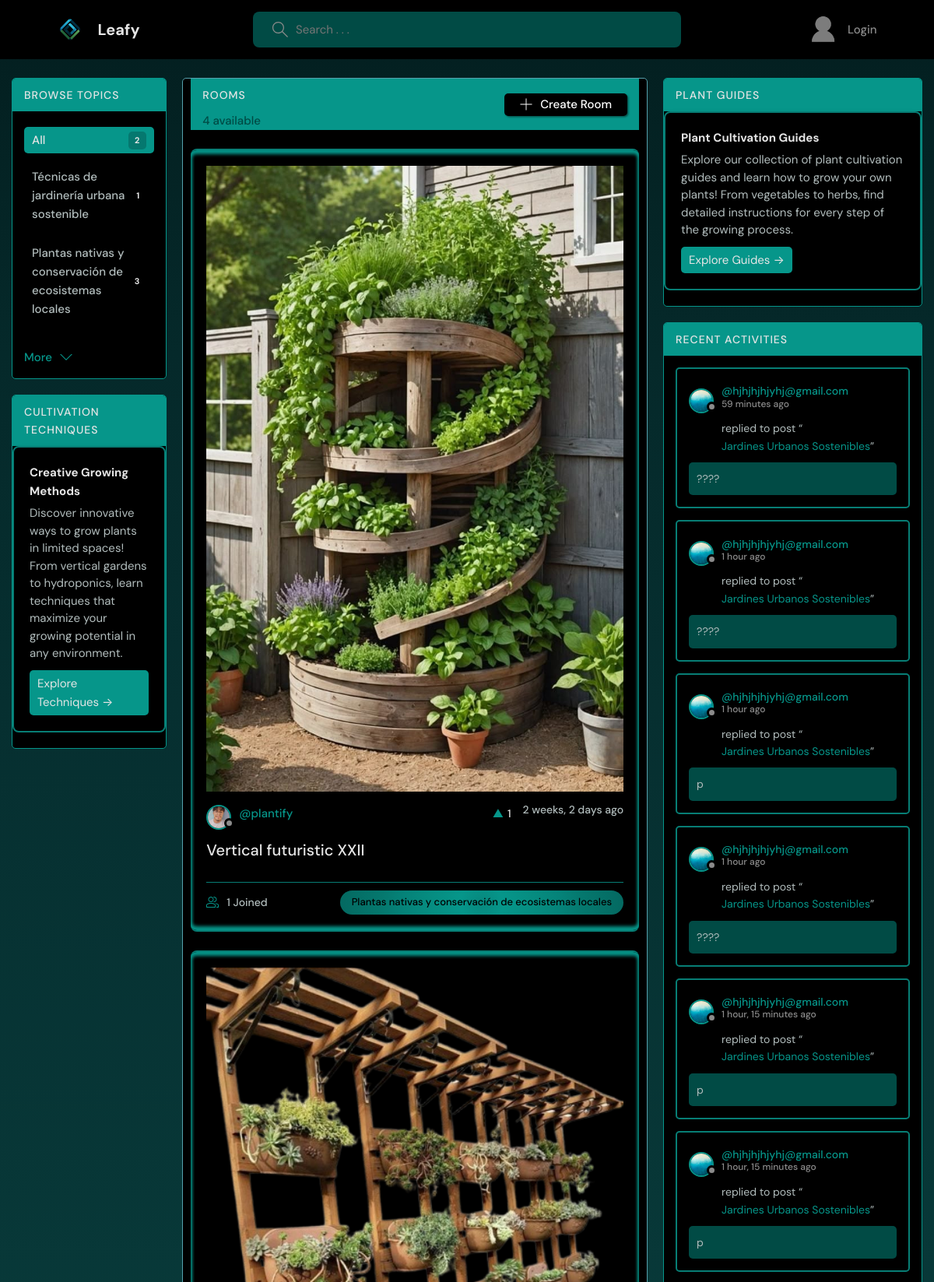
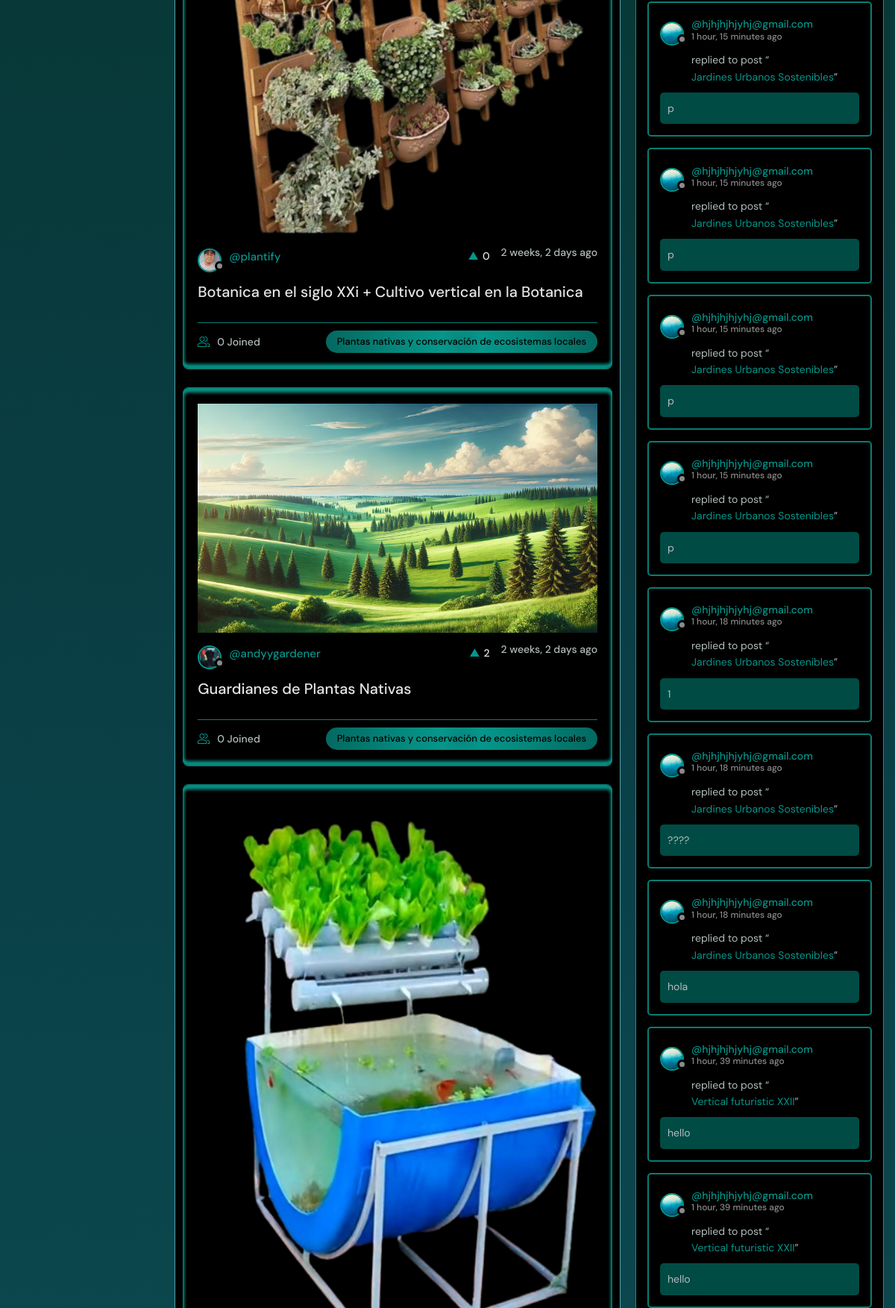
The page / (upper part) on the database its author committed (2 pictures, top to bottom).
### base/models.py (models this page shows, shortened)
class Topic(models.Model):
    name = models.CharField(max_length=200)

class Room(models.Model):
    host = models.ForeignKey(User, on_delete=models.SET_NULL, null=True)
    topic =  models.ForeignKey(Topic, on_delete=models.SET_NULL, null=True)
    name = models.CharField(max_length=200)
    description = models.TextField(null=True, blank=True)
    participants = models.ManyToManyField(User, related_name='participants', blank=True)
    image = models.ImageField(null=True, blank=True, upload_to='room_images/')
    likes = models.ManyToManyField(User, related_name='room_likes', blank=True)
    updated = models.DateTimeField(auto_now=True)
    created = models.DateTimeField(auto_now_add=True)
    class Meta:
        ordering = ['-updated', '-created']
    def __str__(self):
        return self.name

class User(AbstractUser):
    name = models.CharField(max_length=200, null=True)
    email = models.EmailField(unique=True, null=True)
    bio = models.TextField(null=True)
    avatar = models.ImageField(null=True, default="blue.jpg")
    USERNAME_FIELD = 'email'
    REQUIRED_FIELDS = []

class Message(models.Model):
    user = models.ForeignKey(User, on_delete=models.CASCADE)
    room = models.ForeignKey(Room, on_delete=models.CASCADE)
    body = models.TextField()
    parent = models.ForeignKey('self', on_delete=models.CASCADE, null=True, blank=True, related_name='replies')
    depth = models.IntegerField(default=0)  # 0 para mensajes principales, 1-2 para respuestas
    likes = models.ManyToManyField(User, related_name='message_likes', blank=True)
    updated = models.DateTimeField(auto_now=True)
    created = models.DateTimeField(auto_now_add=True)
    class Meta:
        ordering = ['-updated', '-created']

### base/views.py (the view)
# urls.py: path('', views.home, name = "home"),
def home(request):
    q = request.GET.get('q') if request.GET.get('q') != None else ''
    rooms = Room.objects.filter(Q(topic__name__icontains = q) | Q(name__icontains = q)| Q(description__icontains = q))
    topics = Topic.objects.all()[0:5]
    room_count = rooms.count()
    room_messages = Message.objects.all().filter(Q(room__topic__name__icontains = q))
    context = {'rooms' : rooms, 'topics' : topics, 'room_count' : room_count, 'room_messages' : room_messages}
    return render(request, 'base/home.html', context)

### base/templates/base/home.html (shortened to what this page needs)
{%  extends 'main.html' %}
{% block content %}
<main class="layout layout--3">
  <div class="left-column">
    {% include 'base/topics_component.html' %}
    {% include 'base/techniques_component.html' %}
  </div>
  <div class="roomList">
      <div class="roomList__header">
        <div>
          <h2>Rooms</h2>
          <p>{{room_count}} available</p>
        </div>
        <a class="btn btn--main" href="{% url 'create-room' %}">
          <svg version="1.1" xmlns="http://www.w3.org/2000/svg" width="32" height="32" viewBox="0 0 32 32">
            <title>add</title>
            <path
              d="M16.943 0.943h-1.885v14.115h-14.115v1.885h14.115v14.115h1.885v-14.115h14.115v-1.885h-14.115v-14.115z"
            ></path>
          </svg>
          Create Room
        </a>
      </div>
      {% include 'base/feed_component.html' %}
  </div>
  <div class="activities-column">
    {% include 'base/guides_component.html' %}
    {% include 'base/activity_component.html' %}
  </div>
</main>
{% endblock %}

### base/templates/base/topics_component.html
<div class="topics">
    <div class="topics__header">
      <h2>Browse Topics</h2>
    </div>
    <ul class="topics__list">
      <li>
        <a href="{% url 'home' %}" {% if not request.GET.q %}class="active"{% endif %}>All<span>{{topics.count}}</span></a>
      </li>{% for topic in topics %}
      <li>
        <a href="{% url 'home' %}?q={{topic.name}}" {% if request.GET.q == topic.name %}class="active"{% endif %}>{{topic.name}}<span>{{topic.room_set.all.count}}</span></a>
      </li>{% endfor %}
    </ul>
    <a class="btn btn--link" href="{% url 'topics' %}">
      More
      <svg version="1.1" xmlns="http://www.w3.org/2000/svg" width="32" height="32" viewBox="0 0 32 32">
        <title>chevron-down</title>
        <path d="M16 21l-13-13h-3l16 16 16-16h-3l-13 13z"></path>
      </svg>
    </a>
  </div>

### base/templates/base/feed_component.html (shortened to what this page needs)
{% for room in rooms %}
<div class="roomListRoom">
  {% if room.image %}
    <div class="roomListRoom__imageWrapper">
      <img src="{{ room.image.url }}" alt="{{ room.name }}" class="roomListRoom__image" />
    </div>
  {% endif %}
  <div class="roomListRoom__header">
    <a href="{% url 'user-profile' room.host.id %}" class="roomListRoom__author">
      <div class="avatar avatar--small">
        <img src="{{room.host.avatar.url}}" alt="{{ room.host.username }}'s avatar" />
      </div>
      <span>@{{room.host.username}}</span>
    </a>
    <div class="roomListRoom__actions">
      <a href="javascript:void(0)" data-url="{% url 'like-room' room.id %}" class="btn-like " >
        <span class="leaf-icon">▲</span>
        <span class="like-count">{{ room.likes.count }}</span>
      </a>
      <span>{{room.created|timesince}} ago</span>
    </div>
  </div>
  <div class="roomListRoom__content">
    <a href="{% url 'room' room.id %}">{{room.name}}</a>
  </div>
  <div class="roomListRoom__meta">
    <a href="{% url 'room' room.id %}" class="roomListRoom__joined">
      {{room.participants.all.count}} Joined
    </a>
    <p class="roomListRoom__topic">{{room.topic.name}}</p>
  </div>
</div>
{% endfor %}

### base/templates/base/activity_component.html (shortened to what this page needs)
<div class="activities">
  <div class="activities__header">
    <h2>Recent Activities</h2>
  </div>
  {% for message in room_messages %}
    <div class="activities__box">
      <div class="activities__boxHeader roomListRoom__header">
        <a href="{% url 'user-profile' message.user.id %}" class="roomListRoom__author">
          <div class="avatar avatar--small">
            <img src="{{ message.user.avatar.url }}" />
          </div>
          <p>
            @{{ message.user }}
            <span>{{ message.created|timesince }} ago</span>
          </p>
        </a>
      </div>
      <div class="activities__boxContent">
        <p>replied to post “<a href="{% url 'room' message.room.id %}">{{message.room}}</a>”</p>
        <div class="activities__boxRoomContent">
          {{message.body}}
        </div>
      </div>
    </div>
  {% endfor %}
</div>

### rows shown on the page
Topic: name "Técnicas de jardinería urbana sostenible", room_set.all.count "1"
Topic: name "Plantas nativas y conservación de ecosistemas locales", room_set.all.count "3"
Room: image (picture), host.avatar (picture), host.username "plantify", likes.count "1", created "2 weeks, 2 days", name "Vertical futuristic XXII", participants.all.count "1", topic.name "Plantas nativas y conservación de ecosistemas locales"
Room: image (picture), host.avatar (picture), host.username "plantify", likes.count "0", created "2 weeks, 2 days", name "Botanica en el siglo XXi + Cultivo vertical en la Botanica", participants.all.count "0", topic.name "Plantas nativas y conservación de ecosistemas locales"
Room: image (picture), host.avatar (picture), host.username "andyygardener", likes.count "2", created "2 weeks, 2 days", name "Guardianes de Plantas Nativas", participants.all.count "0", topic.name "Plantas nativas y conservación de ecosistemas locales"
Room: image (picture)
Message: user.avatar (picture), user "hjhjhjhjyhj@gmail.com", created "59 minutes", room "Jardines Urbanos Sostenibles", body "????"
Message: user.avatar (picture), user "hjhjhjhjyhj@gmail.com", created "1 hour", room "Jardines Urbanos Sostenibles", body "????"
Message: user.avatar (picture), user "hjhjhjhjyhj@gmail.com", created "1 hour", room "Jardines Urbanos Sostenibles", body "p"
Message: user.avatar (picture), user "hjhjhjhjyhj@gmail.com", created "1 hour", room "Jardines Urbanos Sostenibles", body "????"
Message: user.avatar (picture), user "hjhjhjhjyhj@gmail.com", created "1 hour, 15 minutes", room "Jardines Urbanos Sostenibles", body "p"
Message: user.avatar (picture), user "hjhjhjhjyhj@gmail.com", created "1 hour, 15 minutes", room "Jardines Urbanos Sostenibles", body "p"
Message: user.avatar (picture), user "hjhjhjhjyhj@gmail.com", created "1 hour, 15 minutes", room "Jardines Urbanos Sostenibles", body "p"
Message: user.avatar (picture), user "hjhjhjhjyhj@gmail.com", created "1 hour, 15 minutes", room "Jardines Urbanos Sostenibles", body "p"
Message: user.avatar (picture), user "hjhjhjhjyhj@gmail.com", created "1 hour, 15 minutes", room "Jardines Urbanos Sostenibles", body "p"
Message: user.avatar (picture), user "hjhjhjhjyhj@gmail.com", created "1 hour, 15 minutes", room "Jardines Urbanos Sostenibles", body "p"
Message: user.avatar (picture), user "hjhjhjhjyhj@gmail.com", created "1 hour, 18 minutes", room "Jardines Urbanos Sostenibles", body "1"
Message: user.avatar (picture), user "hjhjhjhjyhj@gmail.com", created "1 hour, 18 minutes", room "Jardines Urbanos Sostenibles", body "????"
Message: user.avatar (picture), user "hjhjhjhjyhj@gmail.com", created "1 hour, 18 minutes", room "Jardines Urbanos Sostenibles", body "hola"
Message: user.avatar (picture), user "hjhjhjhjyhj@gmail.com", created "1 hour, 39 minutes", room "Vertical futuristic XXII", body "hello"
Message: user.avatar (picture), user "hjhjhjhjyhj@gmail.com", created "1 hour, 39 minutes", room "Vertical futuristic XXII", body "hello"

### other values the page prints
{{ topics.count }} "2"
{{ room_count }} "4"
